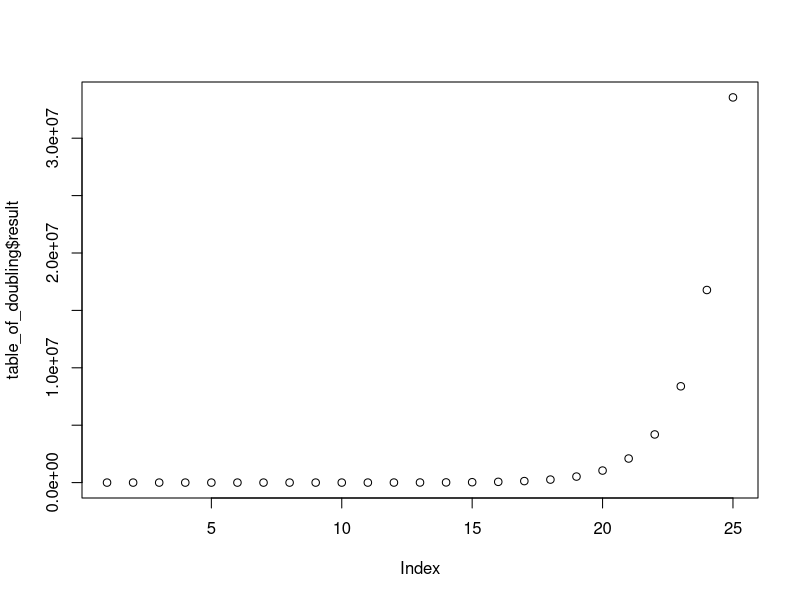

Generate this figure with R: (Note: this script raises an error after producing the figure.)
## ---- chunk 1
library(knitr)
base_number<-rep(2,25)
exponent<-seq(1,25)
result<-base_number^exponent
table_of_doubling<-data.frame(base_number,exponent,result)
kable(table_of_doubling)
## ---- chunk 2
plot(table_of_doubling$result)
## ---- chunk 3
a<-sample(1:100,100,replace=T)
kable(matrix(a,ncol=10))
## ---- chunk 4
kable(matrix(sort(a),ncol=10,byrow=T))
## ---- chunk 5
kable(table(a))
## ---- chunk 6
library(ggplot2)
#t_a<-as.data.frame(table(a))
t_a<-data.frame(observation=seq(1,100,1),value=a)
ggplot(t_a,aes(x=value,y=value))+geom_dotplot(binwidth=1, method='histodot')+scale_y_continuous(name = "", breaks = NULL)

## ---- chunk 7
plot(function(x) dnorm(x, log = FALSE), -5, 5,
  main = "Normal Distribution",
  ylab="Probability")
